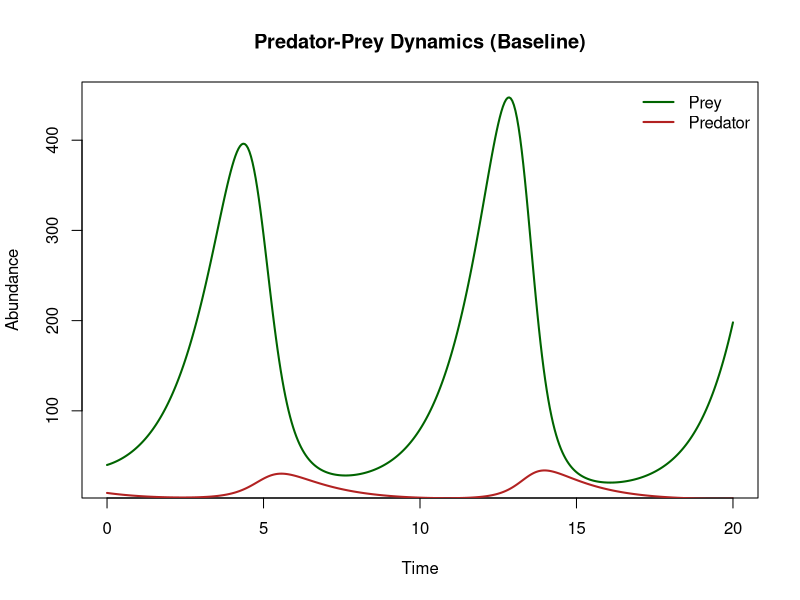
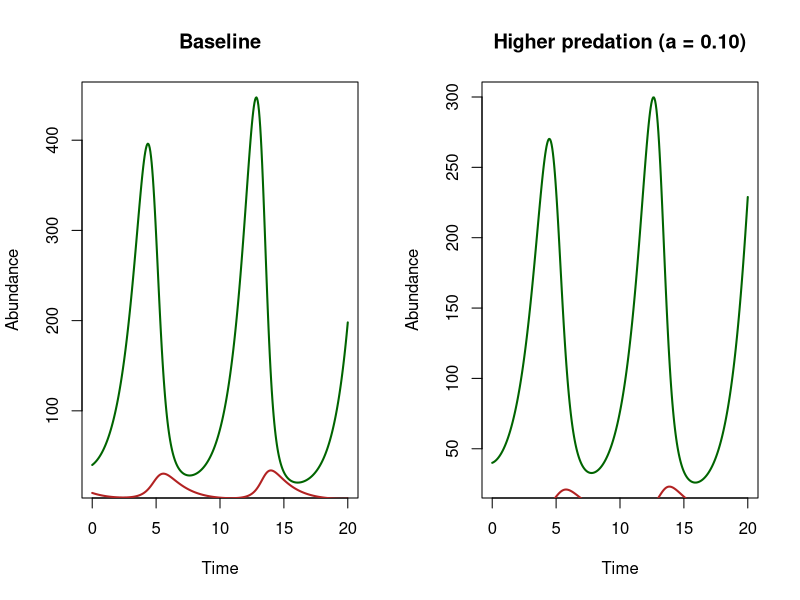

Here is the R script that generated these plots, in order:
## ---- chunk 1
# No extra package needed for this introductory notebook
## ---- chunk 2
simulate_lv <- function(
  n_steps = 400,
  dt = 0.05,
  N0 = 40,    # initial prey
  P0 = 9,     # initial predator
  r = 1.0,    # prey growth
  a = 0.08,   # predation rate
  b = 0.06,   # conversion efficiency
  m = 0.7     # predator mortality
) {
  N <- numeric(n_steps + 1)
  P <- numeric(n_steps + 1)
  time <- seq(0, n_steps) * dt

  N[1] <- N0
  P[1] <- P0

  for (i in 1:n_steps) {
    dN <- r * N[i] - a * N[i] * P[i]
    dP <- b * a * N[i] * P[i] - m * P[i]

    N[i + 1] <- max(0, N[i] + dt * dN)
    P[i + 1] <- max(0, P[i] + dt * dP)
  }

  data.frame(time = time, prey = N, predator = P)
}
## ---- chunk 3
baseline <- simulate_lv()
head(baseline)
## ---- chunk 4
plot(
  baseline$time, baseline$prey,
  type = "l", lwd = 2, col = "darkgreen",
  xlab = "Time", ylab = "Abundance",
  main = "Predator-Prey Dynamics (Baseline)"
)
lines(baseline$time, baseline$predator, lwd = 2, col = "firebrick")
legend(
  "topright",
  legend = c("Prey", "Predator"),
  col = c("darkgreen", "firebrick"),
  lwd = 2, bty = "n"
)
## ---- chunk 5
high_predation <- simulate_lv(a = 0.10)

par(mfrow = c(1, 2))

plot(
  baseline$time, baseline$prey, type = "l", lwd = 2, col = "darkgreen",
  xlab = "Time", ylab = "Abundance", main = "Baseline"
)
lines(baseline$time, baseline$predator, lwd = 2, col = "firebrick")

plot(
  high_predation$time, high_predation$prey, type = "l", lwd = 2, col = "darkgreen",
  xlab = "Time", ylab = "Abundance", main = "Higher predation (a = 0.10)"
)
lines(high_predation$time, high_predation$predator, lwd = 2, col = "firebrick")

par(mfrow = c(1, 1))
